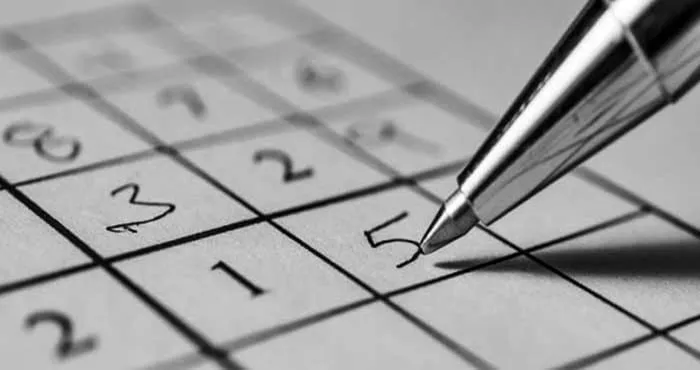
#> input picture ss.jpg, 700 x 370 px
$ python 30kenar1.py   (older library calls are emulated)
#> lines starting #> are read from the running program, lines starting #| are printed output that depends on the picture

import cv2
import numpy as np  # kenar algilama
resim = cv2.imread("ss.jpg", 0)
#> resim: shape (370, 700); min 0, max 255, mean 157.5
resim = cv2.pyrDown(resim)
#> resim: shape (185, 350)
# resim,otomatk icin -1,x tarafi,y tarafi,matris
soblex1 = cv2.Sobel(resim, -1, 1, 0, ksize=5)
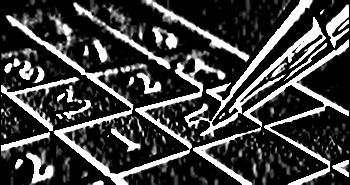
#> soblex1: shape (185, 350); min 0, max 255, mean 64.3
# resim,float donusturuyor,c,y,otamik seciyor
soblex2 = cv2.Sobel(resim, cv2.CV_64F, 1, 1, ksize=5)
soblex2 = np.absolute(soblex2)  # mutlak deger alinir
soblex2 = np.uint8(soblex2)  # int sayilara donusturur
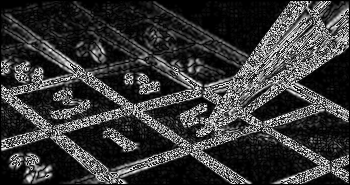
#> soblex2: shape (185, 350); min 0, max 255, mean 56
Laplacian1 = cv2.Laplacian(resim, -1, ksize=1)
Laplacian2 = cv2.Laplacian(resim, -1, ksize=5)
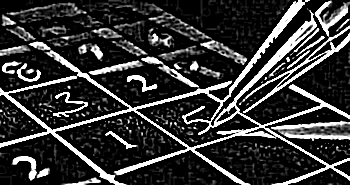
#> Laplacian2: shape (185, 350); min 0, max 255, mean 53.8
Laplacian3 = cv2.Laplacian(resim, cv2.CV_64F, ksize=3)
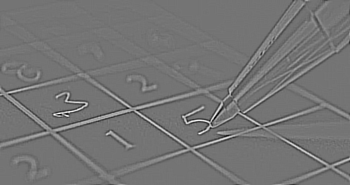
#> Laplacian3: shape (185, 350) float64; min -564, max 668, mean 0; drawn with min black and max white
Laplacian1 = np.absolute(Laplacian3)
Laplacian1 = np.uint8(Laplacian3)
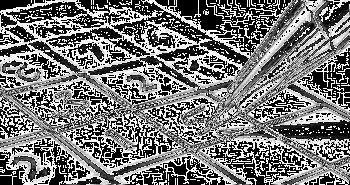
#> Laplacian1: shape (185, 350); min 0, max 254, mean 118.3
Canny1 = cv2.Canny(resim, 50, 200)
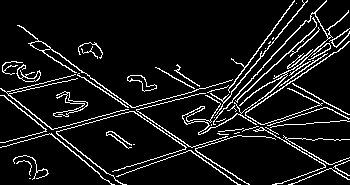
#> Canny1: shape (185, 350); 8.8% white in thin lines or dots
Canny2 = cv2.Canny(resim, 0, 120)
#> Canny2: shape (185, 350); 10.3% white in thin lines or dots
Canny3 = cv2.Canny(resim, 200, 250)
#> Canny3: shape (185, 350); 7.3% white in thin lines or dots
cv2.imshow("Canny 1", Canny1)
cv2.imshow("Canny 2", Canny2)
cv2.imshow("Canny 3", Canny3)
cv2.imshow("Lablician 2", Laplacian2)
cv2.imshow("Lablician 3", Laplacian3)
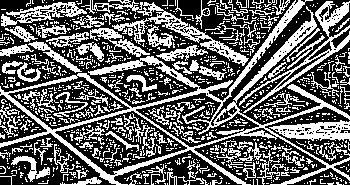
#> window 'Lablician 3': shape (185, 350); 39.7% white in thin lines or dots
cv2.imshow("Lablican 1", Laplacian1)
cv2.imshow("soblex1", soblex1)
cv2.imshow("soblex2", soblex2)
cv2.waitKey(0)
cv2.destroyAllWindows()

$ run again, with goz-glokom.jpg copied over ss.jpg
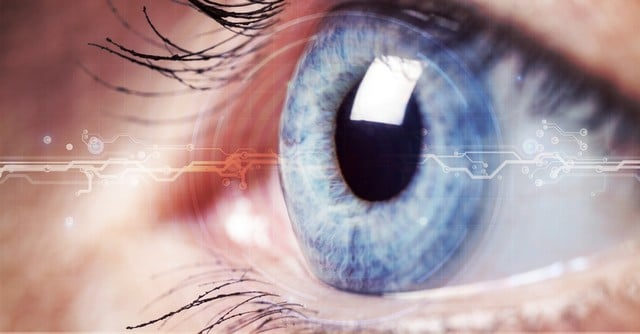
#> input picture goz-glokom.jpg, 640 x 334 px
#> `Canny1 = cv2.Canny(resim, 50, 200)`:
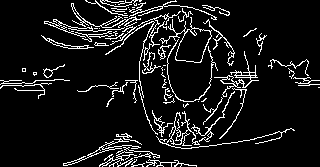
#> Canny1: shape (167, 320); 9.1% white in thin lines or dots
#> Canny2: shape (167, 320); 15.3% white in thin lines or dots
#> Canny3: shape (167, 320); 3% white in thin lines or dots
#> `cv2.imshow("Lablician 3", Laplacian3)`:
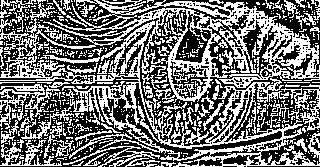
#> window 'Lablician 3': shape (167, 320); 45.1% white in thin lines or dots
